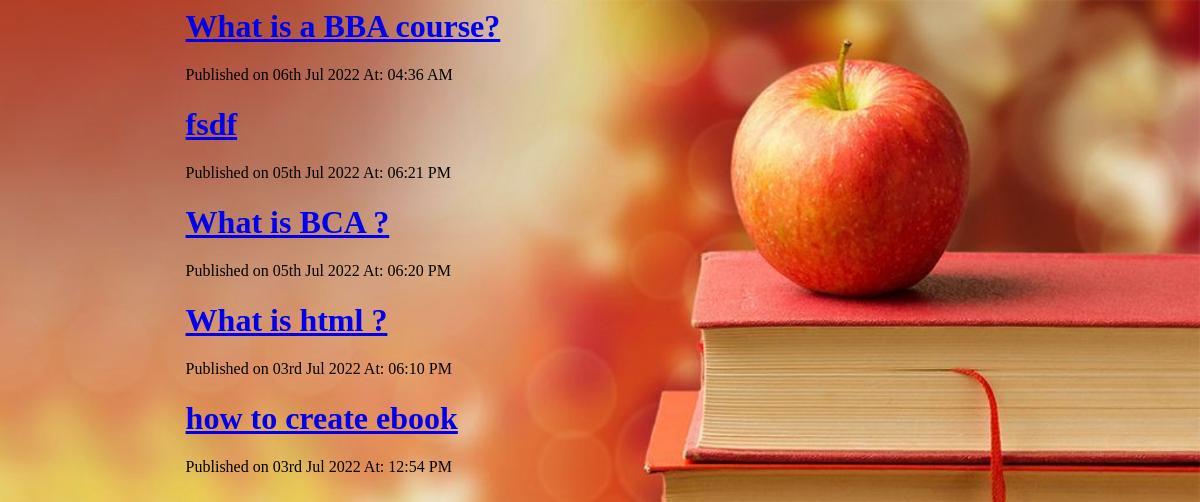
Page /ebookmaker/index.php on the committed database.
### tables this page shows
CREATE TABLE `ebook` (
  `id` int(11) NOT NULL,
  `Article_title` varchar(255) NOT NULL,
  `Article_content` text NOT NULL,
  `Date_published` timestamp NOT NULL DEFAULT current_timestamp()
);

### ebookmaker/index.php (the view, shortened to what this page needs)
<?php
require_once('config/db_connect.php');
$sql = "SELECT * FROM ebook ORDER BY id DESC;";
$execute = mysqli_query($con,$sql);
$Postdata = mysqli_num_rows($execute);
?>
<html lang="en">
<head>
    <link rel="stylesheet" href="css/style.css">
</head>
<body>
<div class="container">
<?php
if($Postdata > 0){
    while($row = mysqli_fetch_array($execute)){
    $timestamp = $row['Date_published'];
    $date = date('dS M Y', strtotime($timestamp));
    $time = date('h:i A', strtotime($timestamp));
    ?>
<h1><a href="details.php?id=<?php echo $row['id']; ?>"><?php echo $row['Article_title'] ?></a></h1>
<span>Published on <?php echo $date; ?> At: <?php echo $time; ?></span>
<?php
    }
}
?>
</body>
</html>

### ebookmaker/css/style.css (style rules this page uses)
.container { max-width:70%; margin: 0 auto; }

### ebookmaker/index.php (style rules this page uses)
body { background-image: url('image/f.jpg'); background-repeat: no-repeat; background-attachment: fixed; background-size:cover; }

### rows in the picture
ebook: Article_title "What is a BBA course?", Date_published "06th Jul 2022", Date_published "04:36 AM"
ebook: Article_title "fsdf", Date_published "05th Jul 2022", Date_published "06:21 PM"
ebook: Article_title "What is BCA ?", Date_published "05th Jul 2022", Date_published "06:20 PM"
ebook: Article_title "What is html ?", Date_published "03rd Jul 2022", Date_published "06:10 PM"
ebook: Article_title "how to create ebook", Date_published "03rd Jul 2022", Date_published "12:54 PM"
